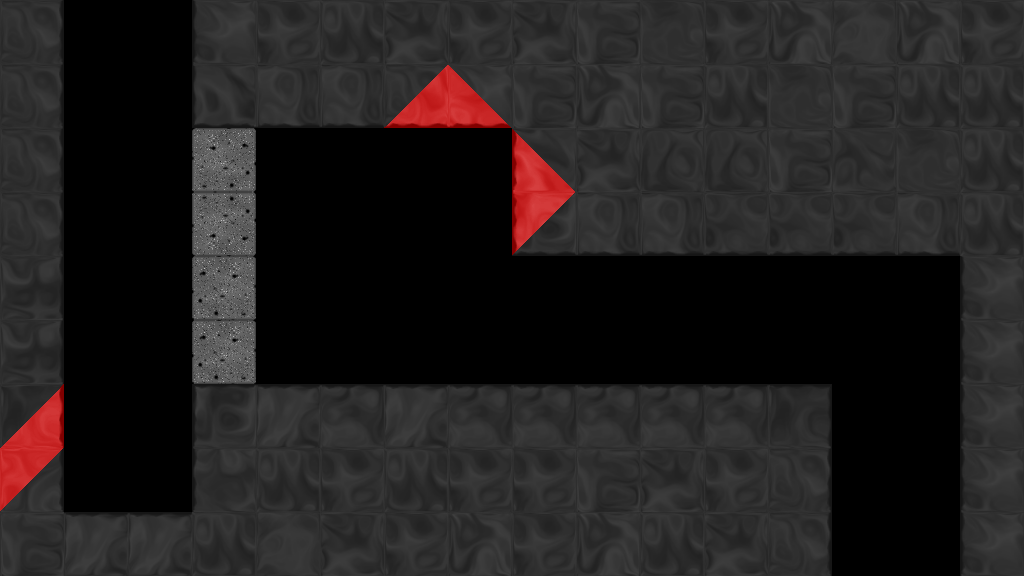

Tiled map render using the project's own tile images. Description and the whole map definition, tile-layer contents included, below:
An orthogonal 16x9 tile map with 64x64 px tiles, 1 tile layer (tile), 1 hidden layer not drawn, 7 tilesets and 4 objects (2x Exit, EyebotBlue, ColorchipBlue).

<map version="1.0" orientation="orthogonal" width="16" height="9" tilewidth="64" tileheight="64">
 <properties>
  <property name="bg" value="bg2" />
  <property name="bgParallaxX" value=".6" />
  <property name="bgParallaxY" value=".6" />
  <property name="music" value="level_blue" />
 </properties>
 <tileset firstgid="1" source="tiles/black_tiles.tsx" />
 <tileset firstgid="50" source="tiles/white_tiles.tsx" />
 <tileset firstgid="99" source="tiles/mixed_tiles.tsx" />
 <tileset firstgid="211" source="tiles/glass_tiles.tsx" />
 <tileset firstgid="260" source="tiles/black_indestructable.tsx" />
 <tileset firstgid="310" source="tiles/sand_tiles.tsx" />
 <tileset firstgid="318" source="tiles/red_black_tiles.tsx" />
 <layer name="backTile" width="16" height="9" visible="0">
  <data encoding="csv">
0,0,0,0,0,0,0,0,0,0,0,0,0,0,0,0,
0,0,0,0,0,0,0,0,0,0,0,0,0,0,0,0,
0,0,0,0,0,0,0,0,0,0,0,0,0,0,0,0,
0,0,0,0,0,0,0,0,0,0,0,0,0,0,0,0,
0,0,0,0,0,0,0,0,0,0,0,0,0,0,0,0,
0,0,0,0,0,0,0,0,0,0,0,0,0,0,0,0,
0,0,0,0,0,0,0,0,0,0,0,0,0,0,0,0,
0,0,0,0,0,0,0,0,0,0,0,0,0,0,0,0,
0,0,0,0,0,0,0,0,0,0,0,0,0,0,0,0
</data>
 </layer>
 <objectgroup name="obj" width="16" height="9">
  <object type="EyebotBlue" x="352" y="224" width="64" height="64">
   <ellipse />
  </object>
  <object type="ColorchipBlue" x="640" y="320" />
 </objectgroup>
 <layer name="tile" width="16" height="9">
  <data encoding="csv">
25,0,0,22,5,4,3,5,3,2,7,5,1,6,1,5,
25,0,0,30,38,38,342,339,2,1,2,4,7,2,4,4,
25,0,0,314,0,0,0,0,346,3,28,28,2,14,7,4,
25,0,0,310,0,0,0,0,375,38,38,31,31,31,38,4,
26,0,0,312,0,0,0,0,0,0,0,0,0,0,0,22,
26,0,0,312,0,0,0,0,0,0,0,0,0,0,0,22,
335,0,0,9,10,17,10,17,17,17,17,17,18,0,0,22,
333,0,0,23,4,5,4,5,5,2,3,5,25,0,0,22,
2,10,10,4,6,3,5,1,5,1,4,3,25,0,0,22
</data>
 </layer>
 <objectgroup name="front" width="16" height="9">
  <object type="Exit" x="832" y="512" width="128" height="64">
   <properties>
    <property name="mapTo" value="revisit" />
    <property name="right" value="false" />
    <property name="springJump" value="true" />
   </properties>
  </object>
  <object type="Exit" x="64" y="0" width="128" height="64">
   <properties>
    <property name="mapTo" value="useEyebot" />
   </properties>
  </object>
 </objectgroup>
</map>
